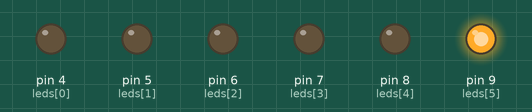
Bench run of a sketch on a simulated Arduino Uno, built with avr-gcc and run on an emulated ATmega328P. Parts: output pins drawn as LEDs (lit = HIGH).

Above: at 0.24 s.
At 2.88 s:
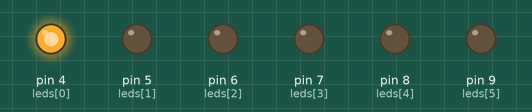
Timing chart, 0 to 3.2 s (numbered marks = the images above):
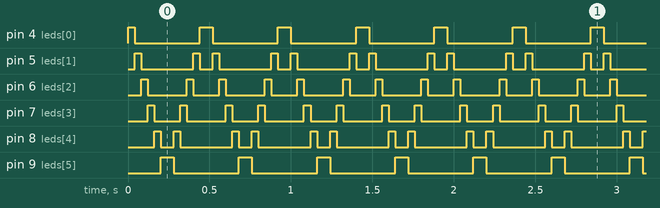

Measured:
- by itself, pin 4 (leds[0]), pin 9 (leds[5]): alternates HIGH for 0.08 s and LOW for 0.40 s
- by itself, pin 5 (leds[1]): repeats every 0.48 s: LOW 0.32 s, HIGH 0.04 s, LOW 0.08 s, HIGH 0.04 s
- by itself, pin 6 (leds[2]): repeats every 0.48 s: LOW 0.24 s, HIGH 0.04 s, LOW 0.16 s, HIGH 0.04 s
- by itself, pin 7 (leds[3]): repeats every 0.48 s: LOW 0.16 s, HIGH 0.04 s, LOW 0.24 s, HIGH 0.04 s
- by itself, pin 8 (leds[4]): repeats every 0.48 s: LOW 0.08 s, HIGH 0.04 s, LOW 0.32 s, HIGH 0.04 s

The sketch:

Clase_1.2__Luces_de_Policia.ino
```cpp
// Define los pines de los LED
const int leds[] = {4, 5, 6, 7, 8, 9};
int Tiempo = 40;

void setup() {
  // Inicializa los pines de los LED como salidas
  for (int i = 0; i < 6; i++) {
    pinMode(leds[i], OUTPUT);
  }
}

void loop() {
  // Enciende los LED en secuencia
  for (int i = 0; i < 6; i++) {
    digitalWrite(leds[i], HIGH);
    delay(Tiempo);
    digitalWrite(leds[i], LOW);
  }
  // Enciende los LED en orden inverso
  for (int i = 5; i >= 0; i--) {
    digitalWrite(leds[i], HIGH);
    delay(Tiempo);
    digitalWrite(leds[i], LOW);
  }
}
```
